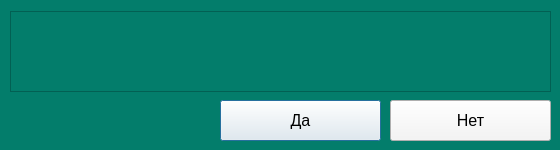
<?xml version="1.0" encoding="UTF-8"?>
<ui version="4.0">
 <class>Dialog</class>
 <widget class="QDialog" name="Dialog">
  <property name="geometry">
   <rect>
    <x>0</x>
    <y>0</y>
    <width>560</width>
    <height>150</height>
   </rect>
  </property>
  <property name="windowTitle">
   <string>Dialog</string>
  </property>
  <property name="styleSheet">
   <string notr="true">background-color: rgb(3, 125, 107)</string>
  </property>
  <widget class="QPushButton" name="OKbutton">
   <property name="geometry">
    <rect>
     <x>220</x>
     <y>100</y>
     <width>161</width>
     <height>41</height>
    </rect>
   </property>
   <property name="styleSheet">
    <string notr="true">font-size: 16px;
font: &quot;Yu Gothic UI Semibold&quot;;
background-color: rgb(245, 245, 245)</string>
   </property>
   <property name="text">
    <string>Да</string>
   </property>
  </widget>
  <widget class="QTextBrowser" name="text">
   <property name="geometry">
    <rect>
     <x>10</x>
     <y>11</y>
     <width>541</width>
     <height>81</height>
    </rect>
   </property>
   <property name="styleSheet">
    <string notr="true">color: rgb(255, 255, 255);
font-size: 16px;
font: &quot;Arial Black&quot;;</string>
   </property>
   <property name="html">
    <string>&lt;!DOCTYPE HTML PUBLIC &quot;-//W3C//DTD HTML 4.0//EN&quot; &quot;http://www.w3.org/TR/REC-html40/strict.dtd&quot;&gt;
&lt;html&gt;&lt;head&gt;&lt;meta name=&quot;qrichtext&quot; content=&quot;1&quot; /&gt;&lt;style type=&quot;text/css&quot;&gt;
p, li { white-space: pre-wrap; }
&lt;/style&gt;&lt;/head&gt;&lt;body style=&quot; font-family:'MS Shell Dlg 2'; font-size:16px; font-weight:400; font-style:normal;&quot;&gt;
&lt;p align=&quot;center&quot; style=&quot;-qt-paragraph-type:empty; margin-top:0px; margin-bottom:0px; margin-left:0px; margin-right:0px; -qt-block-indent:0; text-indent:0px;&quot;&gt;&lt;br /&gt;&lt;/p&gt;&lt;/body&gt;&lt;/html&gt;</string>
   </property>
  </widget>
  <widget class="QPushButton" name="CancelButton">
   <property name="geometry">
    <rect>
     <x>390</x>
     <y>100</y>
     <width>161</width>
     <height>41</height>
    </rect>
   </property>
   <property name="styleSheet">
    <string notr="true">font-size: 16px;
font: &quot;Yu Gothic UI Semibold&quot;;
background-color: rgb(245, 245, 245)</string>
   </property>
   <property name="text">
    <string>Нет</string>
   </property>
  </widget>
  <widget class="QLabel" name="error">
   <property name="geometry">
    <rect>
     <x>10</x>
     <y>110</y>
     <width>201</width>
     <height>21</height>
    </rect>
   </property>
   <property name="styleSheet">
    <string notr="true">color: red;
font-size: 16px;
font: 16pt &quot;Franklin Gothic Demi&quot;;</string>
   </property>
   <property name="text">
    <string/>
   </property>
   <property name="alignment">
    <set>Qt::AlignCenter</set>
   </property>
  </widget>
 </widget>
 <resources/>
 <connections/>
</ui>
